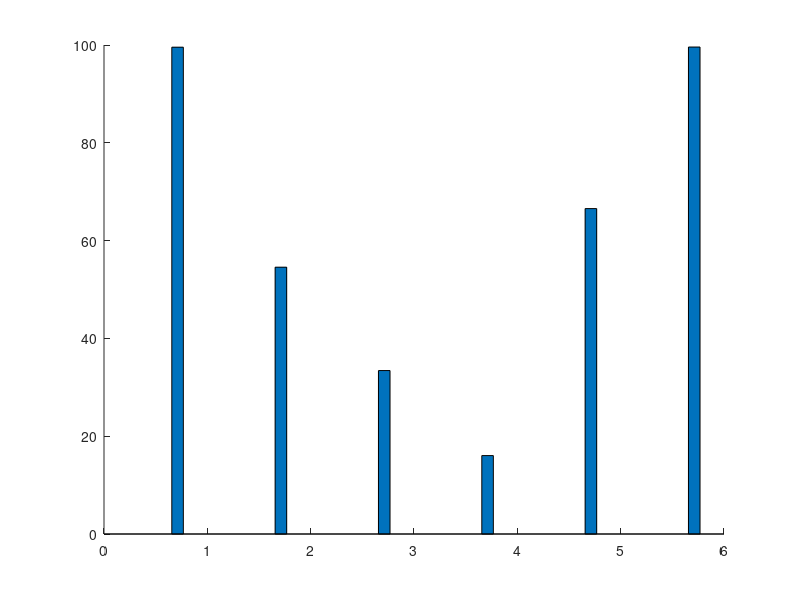

This figure's MATLAB source: (Note: this script raises an error after producing the figure.)
%%%%%%%%%%%%%%%%%%%%%%%%%%%%%%%%%%%%%%%%%%%%%%%%%%%%%%%%%%%%%%%%%%%%%%%%%%%%%%%%%%%%%%%
%   Author: Xiaohui Liu (whulxh@gmail.com)
%   Date:   9/28/2011
%   Function: prepares figures for loss causes only for MTA and other protocols
%%%%%%%%%%%%%%%%%%%%%%%%%%%%%%%%%%%%%%%%%%%%%%%%%%%%%%%%%%%%%%%%%%%%%%%%%%%%%%%%%%%%%%%%
traffic = 'light';
dir = '/home/xiaohui/Dropbox/tOR/figures';
protocols = {'MTA'; 'MCMP'; 'MM'; 'MM-CD'; 'SDRCS'; 'CTP';};
PROTOCOL_NUM = 6;
CAUSE_NUM = 5;
results = zeros(PROTOCOL_NUM, CAUSE_NUM);
row = 1;
column = 1;
legends = {'Success', 'Overflow', 'Tx failure', 'Rejection', 'Expiration'};
%% MTA
% catch ratio 
t = [
0.99559550651107
0.99449259412092
0.98911856101553
0.99671318599741
0.99610418588429
0.99691694427128
0.99634961491786
0.99797118926116
0.9965933580647   
];
results(row, column) = mean(t);
column = column + 1;

% overflow
t = [
0
0
0
0
0
0
0
0
0    
];
results(row, column) = mean(t);
column = column + 1;

% air loss
t = [
0.00019431310318
0.000777504211481
0.000582901554404
0.000486933939296
0.000202905608311
0.000486795667519
0.000202798620969
0.000284033272469
0.000446102684727    
];
results(row, column) = mean(t);
column = column + 1;

% rej
t = [
0.00226698620377
0.001684592458209
0.006930051813472
0.001339068333063
0.002231961691421
0.001216989168796
0.002433583451633
0.000852099817407
0.001378862843702   
];
results(row, column) = mean(t);
column = column + 1;

% expire: either at on the way to sink or at sink
results(row, end) = 1 - sum(results(row, 1 : end - 1));
row = row + 1;
column = 1;

%% MCMP
% catch ratio 
t = [
0.62844831282671
0.67589339914378
0.58300635965609
0.5571628558753
0.42495481940366
0.69626113637481
0.75052336262265
0.76228202702012
0.3180889645164
0.21203611600959
0.41061131534154
0.52827013617205
];
results(row, column) = mean(t);
column = column + 1;

% overflow
t = [
0.06838133635345
0.039508853018971
0.037138963730762
0.094648152619408
0.19102473889831
0.018417799928847
0.046310382391432
0.042641851469158
0.1280540194963
0.17873836399587
0.075959212992676
0.1412002015746
];
results(row, column) = mean(t);
column = column + 1;

% air loss
t = [
0.064376665946509
0.036427926349607
0.046413039902446
0.076101780460006
0.12302617789102
0.022737265749538
0.054254248936158
0.035830258770779
0.081927597962117
0.090154374491528
0.063998537856344
0.08720781140875
];
results(row, column) = mean(t);
column = column + 1;

% rej
t = [
0.006499643636663
0.001782354271533
0.00164663909948
0.025161744798469
0.013012584393618
0.002084295926414
0.009249492135245
0.003565943512944
0.005754563310308
0.011688660984155
0.018238541936745
0.014755807290374
];
results(row, column) = mean(t);
column = column + 1;

% expire: either at on the way to sink or at sink
results(row, end) = 1 - sum(results(row, 1 : end - 1));
row = row + 1;
column = 1;

%% MMSPEED
% catch ratio 
t = [
0.045142296909017
0.036421994687095
0.03069287403663
0.24119183234171
0.095292782871355
0.45875052564168
0.74604028531108
0.48306960182863
0.60961937047833
0.59639903174485
];
results(row, column) = mean(t);
column = column + 1;

% overflow
t = [
0.13374208858584
0.16717273163288
0.2689845674439
0.17349346214049
0.12399815723012
0.18234364357749
0.101854379957
0.20060050180833
0.13992491729454
0.13631955646957
];
results(row, column) = mean(t);
column = column + 1;

% air loss
t = [
0.090795881710275
0.11460991096718
0.22753309306692
0.12791243063634
0.094644937823898
0.16519216733126
0.081672421838404
0.15468718050689
0.10839923973284
0.11405502784923
];
results(row, column) = mean(t);
column = column + 1;

% rej
t = [
0.010270041225555
0.036040224615987
0.026350937269809
0.05534587738709
0.056432597872533
0.041269302764039
0.018776593455092
0.030271235172863
0.077180381417478
0.052620441751152
];
results(row, column) = mean(t);
column = column + 1;

% expire: either at on the way to sink or at sink
results(row, end) = 1 - sum(results(row, 1 : end - 1));
row = row + 1;
column = 1;

%% MMSPEEDCD
% catch ratio 
t = [
0.15071517312864
0.20614994001438
0.010649040978829
0.28177346982126
0.18908034190096
0.11231665421555
0.35117546010283
0.2390014759863
0.036681477703798
0.069376869251023
0.11715096939529
];
results(row, column) = mean(t);
column = column + 1;

% overflow
t = [
0.10417156160014
0.17290240423073
0.2016888169797
0.074291573080502
0.066299007227302
0.17269888175562
0.072874138124507
0.13699776987264
0.2125671172251
0.13224638859289
0.23639406789476
];
results(row, column) = mean(t);
column = column + 1;

% air loss
t = [
0.089546578650416
0.13123987830423
0.15240811293699
0.069880854289963
0.05003543567048
0.15685231172506
0.06298347475362
0.10854958593586
0.17325660210466
0.12982102046232
0.17795450977432
];
results(row, column) = mean(t);
column = column + 1;

% rej
t = [
0.029573368470824
0.063691659551031
0.008596923397967
0.080742837930721
0.033219959519312
0.051805244283999
0.034878489229533
0.025212177412651
0.037029307033142
0.03032621955736
0.02106293703894
];
results(row, column) = mean(t);
column = column + 1;

% expire: either at on the way to sink or at sink
results(row, end) = 1 - sum(results(row, 1 : end - 1));
row = row + 1;
column = 1;

%% SDRCS
% catch ratio 
t = [
0.33367343266212
0.62268088666514
0.48882485494182
0.94736234163237
0.75746890096067
0.84912610982236
0.6592171293348
];
results(row, column) = mean(t);
column = column + 1;

% overflow
t = [
0.46615538512838
0.15840968450728
0.33273056057866
0.000328030178776
0
0
0.011915554979925
];
results(row, column) = mean(t);
column = column + 1;

% air loss
t = [
0.032277425808603
0.027403507317275
0.009986848594444
0.001476135804494
0.052223371251293
0.092592592592593
0.054008548115529
];
results(row, column) = mean(t);
column = column + 1;

% rej
t = [
0.014204734911637
0.008250072550889
0.000575373993096
0.005781531900935
0.004825922095829
0.000687690342863
0.012692656391659    
];
results(row, column) = mean(t);
column = column + 1;

% expire: either at on the way to sink or at sink
results(row, end) = 1 - sum(results(row, 1 : end - 1));
row = row + 1;
column = 1;

%% CTP
% catch ratio 
t = [
0.99866301131405
0.99837944479719
0.99761065889118
0.99633257403189
0.99635538997327
0.99295522436554
0.99910877050841
0.99688060314276
0.9976100781788
0.98703783367245
0.9950174367478
0.99400450835611
0.9959069868382
];
results(row, column) = mean(t);
column = column + 1;

% overflow
t = [
0
0
0
0
0
0
0
0
0
0
0
0
0
];
results(row, column) = mean(t);
column = column + 1;

% air loss
t = [
0
0
0
0
0
0
0
0
0
0
0
0
0
];
results(row, column) = mean(t);
column = column + 1;

% rej
t = [
0
0
0
0
0
0
0
0
0
0
0
0
0
];
results(row, column) = mean(t);
column = column + 1;

% expire: either at on the way to sink or at sink
results(row, end) = 1 - sum(results(row, 1 : end - 1));
row = row + 1;
column = 1;


%% protocols
figure;
% title([metric 'for different protocols']);
h = bar(results * 100, 'stack');
set(h, 'linewidth', 2);
% color
colors = [
    128 0 0;
    0 0 143;
    100 0 0;
    0 255 0;
    60 0 0;
] / 255;
for i =1 : length(colors)
    set(h(i), 'facecolor', colors(i, :)) % use color name
end

set(gca, 'xtick', 1:size(protocols, 1), 'XTickLabel', protocols);
set(gca, 'FontSize', 30, 'YGrid', 'on', 'FontWeight', 'bold', 'ytick', 0:10:100);
h_legend = legend(legends);
set(h_legend, 'FontSize', 35);
ylabel('Ratio (%)');
ylim([0 100]);
%%
maximize;
set(gcf, 'Color', 'white');
cd(dir);
str = ['protocol_components_' traffic];
% export_fig(str, '-eps');
% export_fig(str, '-jpg', '-zbuffer');
% saveas(gcf, [str '.fig']);